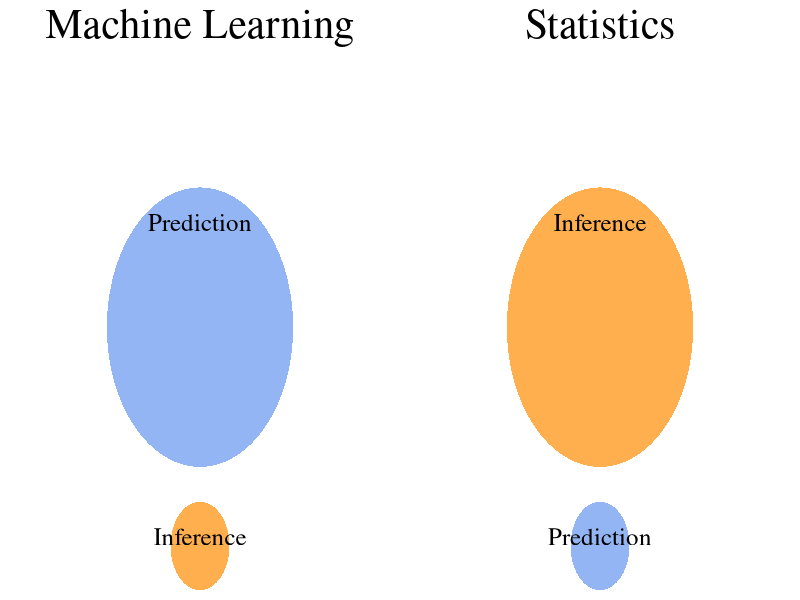

Write the R code that produced this figure.
## ---- chunk 1
library("VennDiagram")
plot.venn <- function(x, label) {
    venn.plot <- venn.diagram(
        x = x,
        filename =  NULL,
        main = label,
        col = "transparent",
        fill = c("cornflowerblue", "darkorange"),
        alpha = 0.70,
        cex = 0,
        fontfamily = "serif",
        fontface = "bold",
        main.cex = 2.5,
        cat.cex = 1.5,
        cat.pos = 0,
        cat.dist = -0.05,
        cat.fontfamily = "serif",
        rotation.degree = 270, # 270
        margin = 0.2,
    );
}
p1 <- plot.venn(list("Prediction" = 1:100, "Inference" = 101:110), "Machine Learning")
p2 <- plot.venn(list("Prediction" = 1:10, "Inference" = 11:110), "Statistics")
library(gridExtra)
grid.arrange(gTree(children = p1), gTree(children = p2), nrow = 1)
